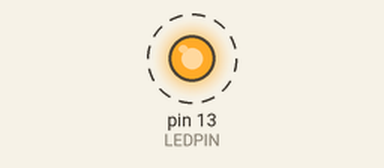
This sketch was run on a simulated Arduino Uno, built with avr-gcc and run on an emulated ATmega328P. Parts: output pins drawn as LEDs (lit = HIGH). Dashed ring = blinking.

Above: at 0.7 s.
Timing chart, 0 to 5.8 s (numbered marks = the images above):
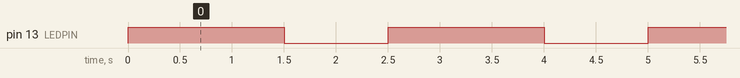

The sketch:

app.ino
```cpp
#include "Arduino.h"
int LEDPIN = LED_BUILTIN;

void setup()
{
  pinMode(LEDPIN, OUTPUT);
}

void loop()
{
  digitalWrite(LEDPIN, HIGH);
  delay(1500);
  digitalWrite(LEDPIN, LOW);
  delay(1000);
}
```

Measured:
- by itself, pin 13 (LEDPIN): alternates HIGH for 1.5 s and LOW for 1.0 s
